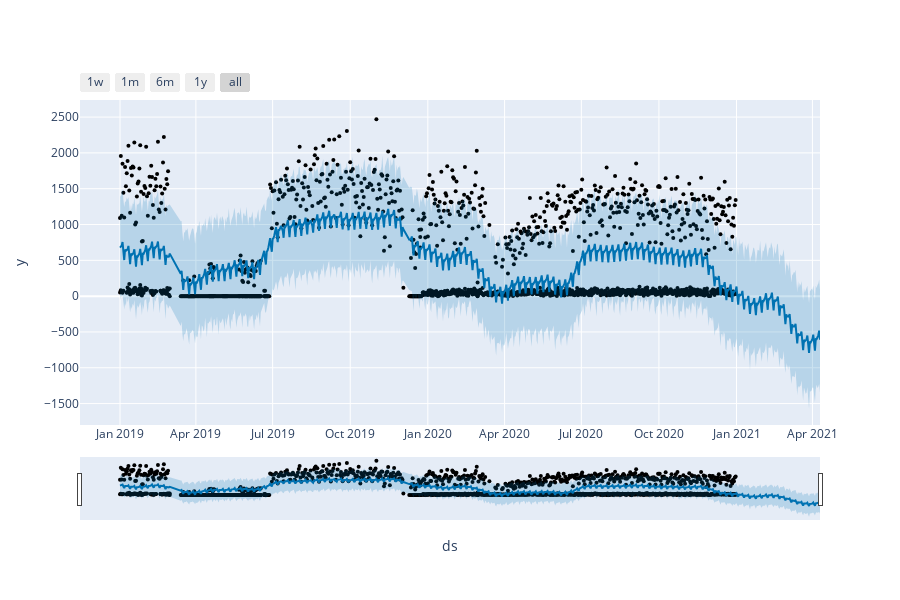

The notebook cell this image was saved under:
### Code cell
plot_plotly(m, forecast)

### Figure 1 — Plotly figure (JSON) as saved in the notebook; plotly's stock layout.template omitted (floating-point values rounded to 4 significant figures; data arrays with more than 128 entries replaced by an {"elided": "..."} marker saying what was removed)
{"data": [{"marker": {"color": "black", "size": 4}, "mode": "markers", "name": "Actual", "type": "scatter", "x": {"elided": "1603 str values"}, "y": {"elided": "1603 float values"}}, {"hoverinfo": "skip", "line": {"width": 0}, "mode": "lines", "type": "scatter", "x": {"elided": "804 str values"}, "y": {"elided": "804 float values"}}, {"fill": "tonexty", "fillcolor": "rgba(0, 114, 178, 0.2)", "line": {"color": "#0072B2", "width": 2}, "mode": "lines", "name": "Predicted", "type": "scatter", "x": {"elided": "804 str values"}, "y": {"elided": "804 float values"}}, {"fill": "tonexty", "fillcolor": "rgba(0, 114, 178, 0.2)", "hoverinfo": "skip", "line": {"width": 0}, "mode": "lines", "type": "scatter", "x": {"elided": "804 str values"}, "y": {"elided": "804 float values"}}], "layout": {"height": 600, "showlegend": false, "width": 900, "xaxis": {"rangeselector": {"buttons": [{"count": 7, "label": "1w", "step": "day", "stepmode": "backward"}, {"count": 1, "label": "1m", "step": "month", "stepmode": "backward"}, {"count": 6, "label": "6m", "step": "month", "stepmode": "backward"}, {"count": 1, "label": "1y", "step": "year", "stepmode": "backward"}, {"step": "all"}]}, "rangeslider": {"visible": true}, "title": {"text": "ds"}, "type": "date"}, "yaxis": {"title": {"text": "y"}}}}
